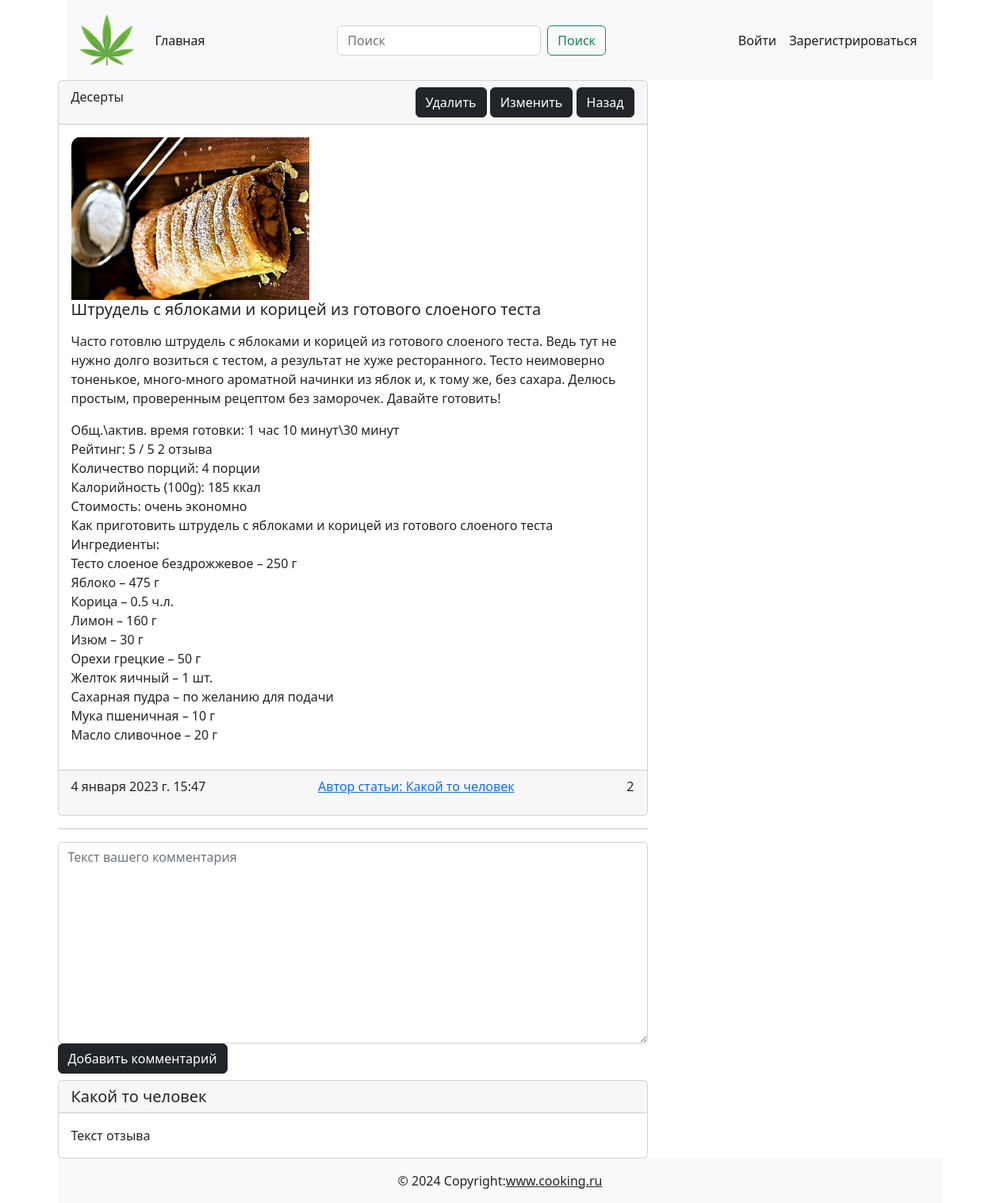
Page /post/6/ on the committed database.
### cooking/models.py (models this page shows, shortened)
class Post(models.Model):
    title = models.CharField(max_length=255, verbose_name='Заголовок статьи')
    content = models.TextField(default='Скоро тут будет статья ....', verbose_name='Текст статьи')
    created_at = models.DateTimeField(auto_now_add=True, verbose_name='Дата создания')
    updated_at = models.DateTimeField(auto_now=True, verbose_name='Дата обновления')
    photo = models.ImageField(upload_to='photos/', blank=True, null=True, verbose_name='Изображение')
    watched = models.IntegerField(default=0, verbose_name='Просмотры')
    is_published = models.BooleanField(default=True, verbose_name='Публикация')
    category = models.ForeignKey(Category, on_delete=models.CASCADE, verbose_name='Категория')
    class Meta:
        verbose_name = 'Пост'
        verbose_name_plural = 'Посты'

class Category(models.Model):
    title = models.CharField(max_length=255, verbose_name='Название категории')
    def __str__(self):
        return self.title
    class Meta:
        verbose_name = 'Категория'
        verbose_name_plural = 'Категории'

### cooking/views.py (the view, shortened to what this page needs)
# urls.py: path('post/<int:pk>/', PostDetail.as_view(), name='post_detail'),
class PostDetail(DetailView):
    model = Post
    template_name = 'cooking/article_detail.html'
    def get_queryset(self):
        return Post.objects.filter(pk=self.kwargs['pk'])

### cooking/templates/Cooking/article_detail.html (shortened to what this page needs)
{% extends 'base.html' %}
{% block main %}
    <div class="d-flex justify-content-between"><div class="col-8">
        <div class="card"><div class="card-header d-flex justify-content-between">{{ post.category }}
            <div>
                <a href="#!" class="btn btn-dark">Удалить</a>
                <a href="#!" class="btn btn-dark">Изменить</a>
                <a href="#!" class="btn btn-dark">Назад</a>
            </div>
        </div>
            <div class="card-body">
                 {% if post.photo %}
                 <img src="{{ post.photo.url }}" width="300" alt="">
                 {% else %}
                 <img src="https://www.raumplus.ru/upload/iblock/99e/Skoro-zdes-budet-foto.jpg" width="300" alt="">
                 {% endif %}
            <h5 class="card-title">{{ post.title }}</h5>
            <p class="card-text">
                {{ post.content | linebreaks }}
            </p>
        </div>
            <div class="card-footer d-flex justify-content-between"><p class="card-text">4 января 2023 г. 15:47</p>
                <a href="/profile/1">Автор статьи: Какой то человек</a>
                <p class="card-text">{{ post.watched }}</p>
            </div>
        </div>
        <hr>
        <form action="#!" method="post" , enctype="multipart/form-data">
            <textarea name="text" cols="40" rows="10" class="form-control" placeholder="Текст вашего комментария" required id="id_text"></textarea>
            <button class="btn btn-dark" type="submit">Добавить комментарий</button>
        </form>
        <div class="card mt-2"><h5 class="card-header">Какой то человек</h5>
            <div class="card-body">
                <p class="card-text">Текст отзыва</p>
            </div>
        </div>
    </div>
    <div class="col-1"></div>
    <div class="col-4">
    </div>
    </div>
{% endblock main %}

### rows in the picture
Post: category "Десерты", photo (picture), title "Штрудель с яблоками и корицей из готового слоеного теста", content "Часто готовлю штрудель с яблоками и корицей из готового слоеного теста. Ведь тут не нужно долго возиться с тестом, а результат не хуже ресторанного. Тесто неимоверно тоненькое, много-много ароматной начинки из яблок и, к тому же, без сахара. Делюсь простым, проверенным рецептом без заморочек. Давайте готовить! Общ.\\актив. время готовки: 1 час 10 минут\\30 минут Рейтинг: 5 / 5 2 отзыва Количество порций: 4 порции Калорийность (100g): 185 ккал Стоимость: очень экономно Как приготовить штрудель с яблоками и корицей из готового слоеного теста Ингредиенты: Тесто слоеное бездрожжевое – 250 г Яблоко – 475 г Корица – 0.5 ч.л. Лимон – 160 г Изюм – 30 г Орехи грецкие – 50 г Желток яичный – 1 шт.…", watched "2"
